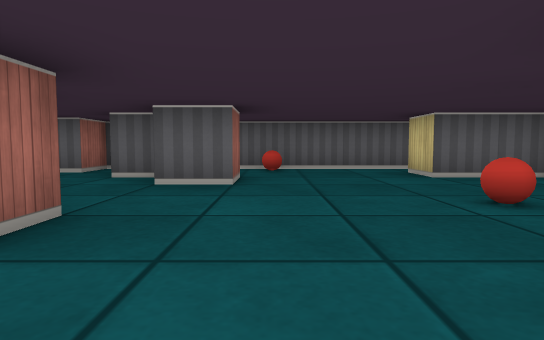
view 1 (above)

19 first-person views from a walk through a cub3D ray-caster map. The camera is about half as high as the walls, tilts 4° down and sees 75° across. The floor is counted in squares. Each view is taken from the middle of a square. On the plan, view 1 faces up. The plan holds only what a view shows up to about 9 squares ahead; the rest is blank.

view 2
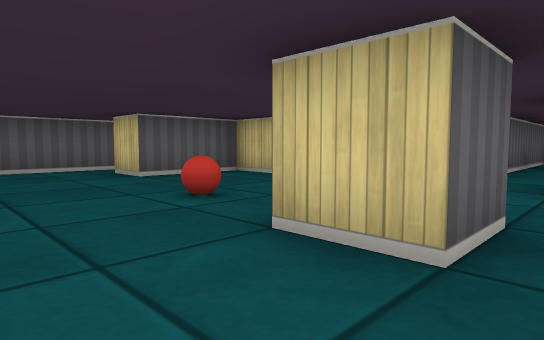

view 3
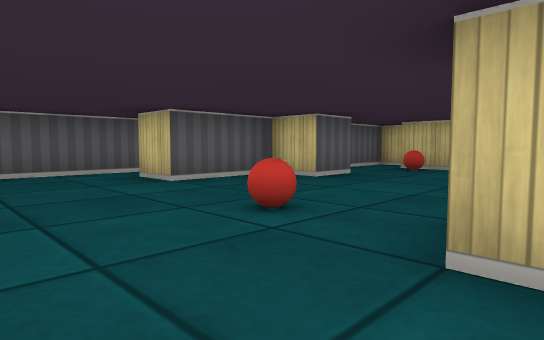

view 4
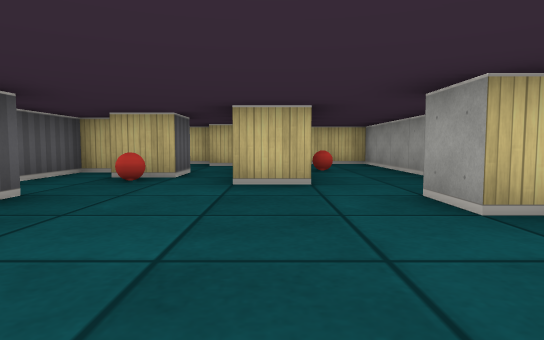

view 5
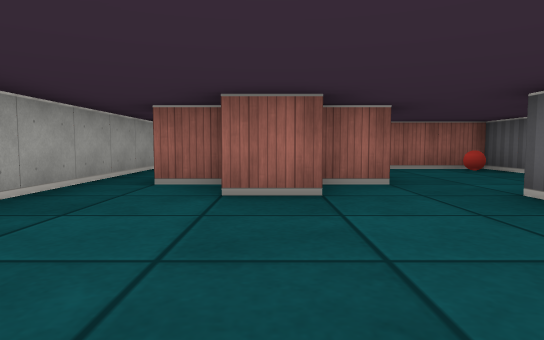

view 6
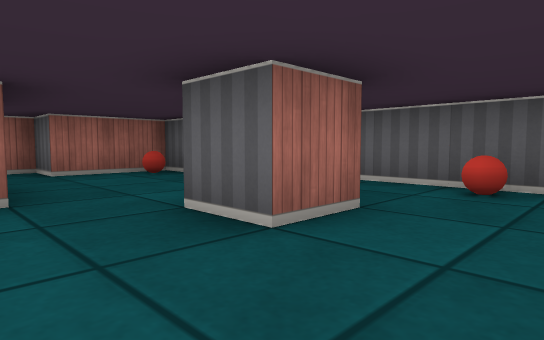

view 7
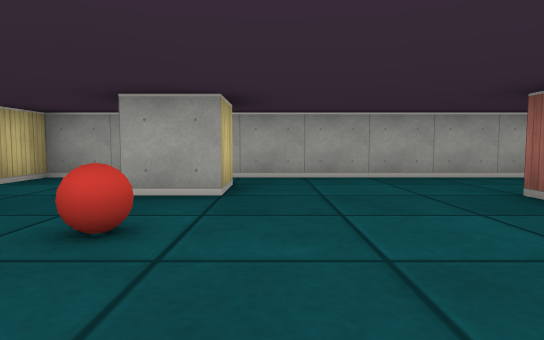

view 8
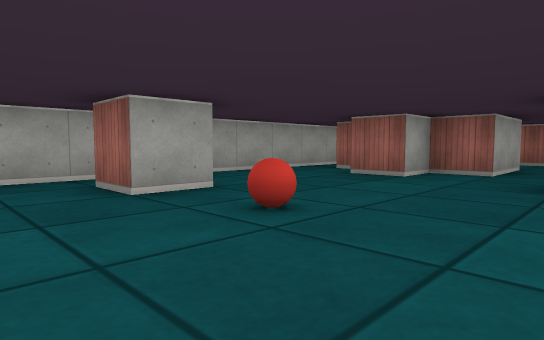

view 9
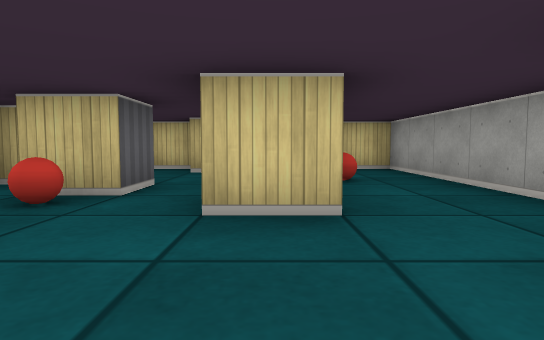

view 10
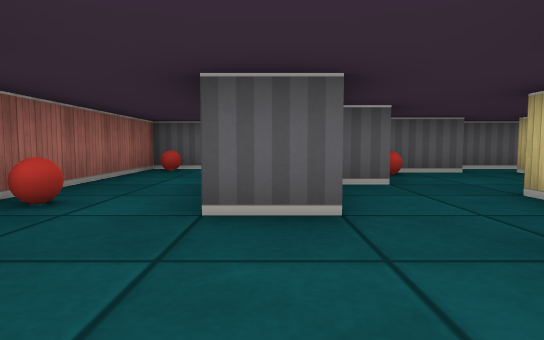

view 11
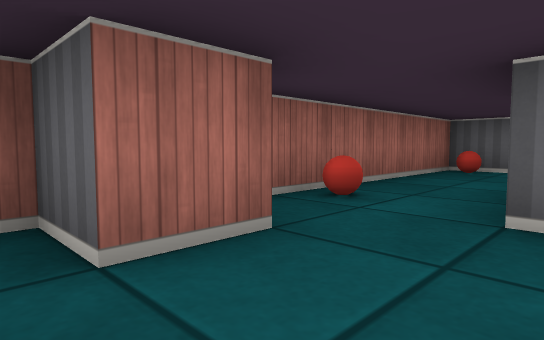

view 12
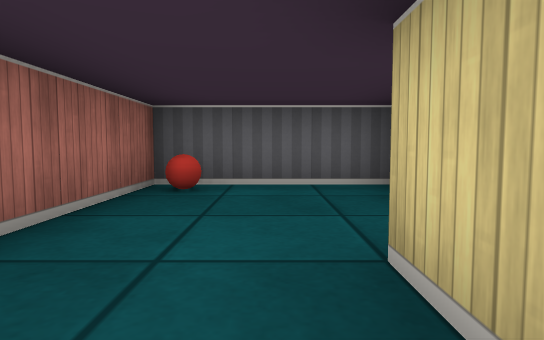

view 13
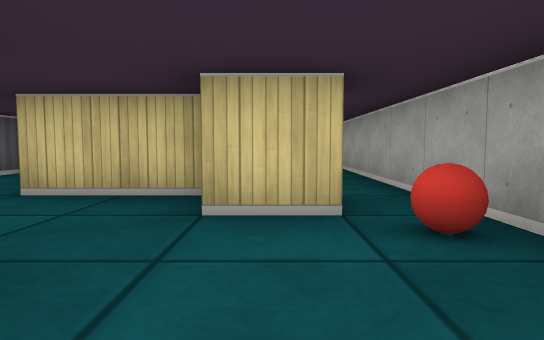

view 14
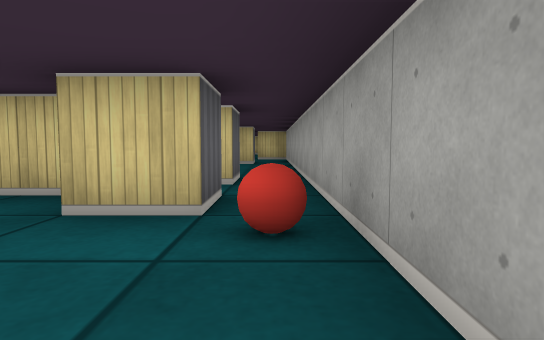

view 15
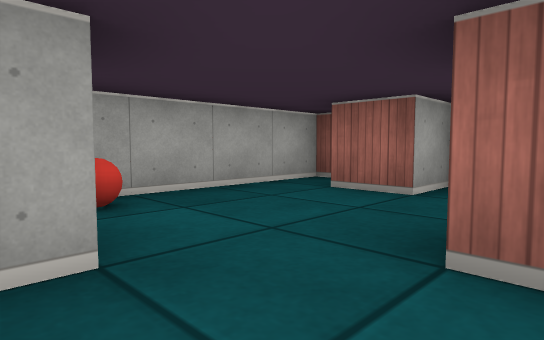

view 16
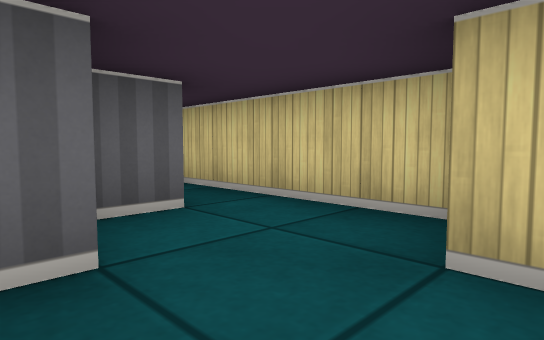

view 17
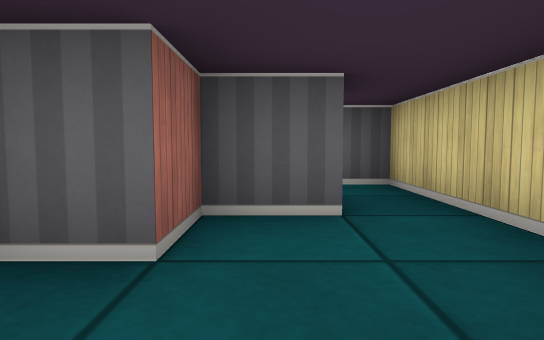

view 18
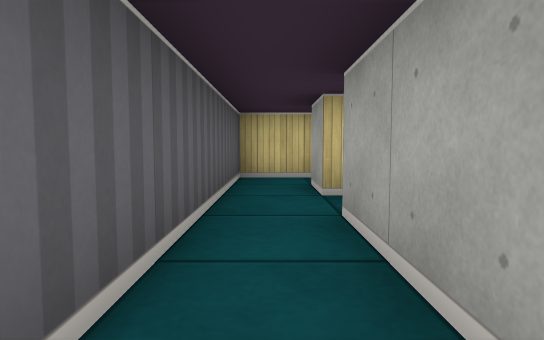

view 19
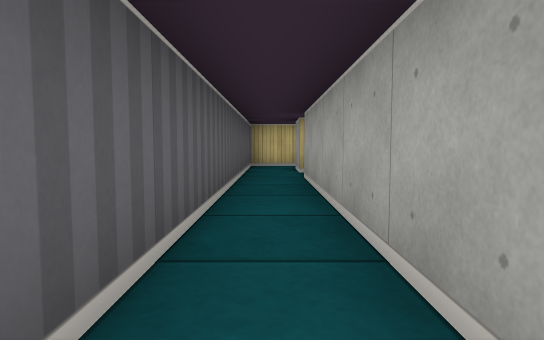

### Floor plan
Ten units are one square. View 1 is at (0, 0); x grows to the right and y downward. Boxes are objects, and circles mark ways between rooms. Rooms are numbered by the first view taken in them; rooms with no view inside come last. Other rooms are left out.
<svg viewBox="-101 -80 221 90">
<path fill="none" stroke="#000" d="M15 -15 25 -15 25 -5 15 -5 15 -15M-5 -56 -5 -45 -15 -45M55 -45 45 -45 45 -55 25 -55 25 -65M-16 -55 -25 -55M25 -75 -35 -75 -35 -65 -55 -65 -55 -45 -65 -45 -65 -25M-25 -14 -25 -5 -35 -5M65 -14 65 -25M75 -35 75 -45M71 5 115 5 115 -5M-45 -25 -45 -35 -25 -35 -25 -25 -15 -25 -15 -15M-35 5 45 5 45 -5 55 -5M85 -49 85 -55 69 -55M-55 -15 -51 -15M112 -15 75 -15M-45 -5 -55 -5 -55 -15M-85 -15 -85 -5 -95 -5 -95 5 -35 5M-75 -36 -75 -45M-65 -25 -75 -25M-96 -15 -85 -15M-64 -75 -95 -75 -95 -25M-45 -16 -45 -25M105 -29 105 -35M115 -36 115 -65M85 -35 75 -35M106 -55 95 -55 95 -45 88 -45M95 -65 105 -65M36 -65 85 -65M115 -65 115 -75 25 -75"/>
<rect x="-55" y="-65" width="10" height="10" fill="#bbb"><title>ball</title></rect>
<rect x="-5" y="-75" width="10" height="10" fill="#bbb"><title>ball</title></rect>
<rect x="15" y="-35" width="10" height="10" fill="#bbb"><title>ball</title></rect>
<rect x="65" y="-45" width="10" height="10" fill="#bbb"><title>ball</title></rect>
<rect x="85" y="-15" width="10" height="10" fill="#bbb"><title>ball</title></rect>
<rect x="-65" y="-5" width="10" height="10" fill="#bbb"><title>ball</title></rect>
<rect x="-95" y="-35" width="10" height="10" fill="#bbb"><title>ball</title></rect>
<rect x="-95" y="-75" width="10" height="10" fill="#bbb"><title>ball</title></rect>
<circle cx="-40" cy="0" r="3" fill="#2a7"/>
<circle cx="-60" cy="-30" r="3" fill="#2a7"/>
<circle cx="70" cy="-30" r="3" fill="#2a7"/>
<circle cx="20" cy="-70" r="3" fill="#2a7"/>
<circle cx="-75" cy="-10" r="3" fill="#2a7"/>
<circle cx="110" cy="-60" r="3" fill="#2a7"/>
<text x="20" y="-30">1</text>
<text x="-60" y="0">2</text>
<text x="-80" y="-40">3</text>
<text x="100" y="-40">4</text>
<text x="70" y="-70">5</text>
</svg>
Room 1 opens to room 2. Room 1 opens to room 3. Room 1 opens to room 4. Room 1 opens to room 5. Room 2 opens to room 3. Room 4 opens to room 5.

Where each view was taken, in squares from view 1:
view 1: 0 up, 0 right, facing up
view 2: 0 up, 0 right, facing up-right
view 3: 1 up, 0 right, facing up-right
view 4: 2 up, 2 right, facing right
view 5: 2 up, 2 right, facing left
view 6: 3 up, 1 right, facing up-left
view 7: 5 up, 1 right, facing down
view 8: 5 up, 4 right, facing down-left
view 9: 2 up, 4 right, facing right
view 10: 0 up, 7 left, facing up
view 11: 0 up, 7 left, facing up-left
view 12: 3 up, 8 left, facing up
view 13: 1 up, 8 left, facing right
view 14: 0 up, 8 left, facing right
view 15: 3 up, 5 left, facing down-left
view 16: 3 up, 9 right, facing up-right
view 17: 3 up, 10 right, facing up
view 18: 7 up, 6 right, facing right
view 19: 7 up, 3 right, facing right
